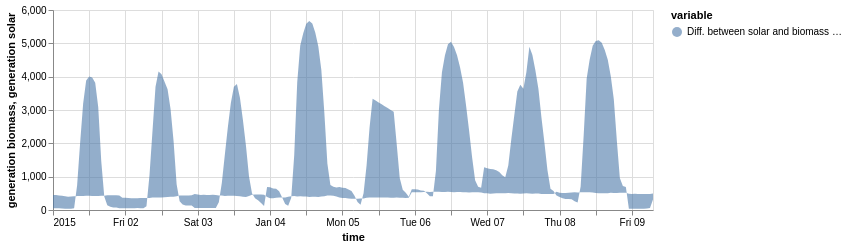

This figure's notebook cell:
### Code cell
# Then we plot it
on.Plot(ts_ci.head(200))\
    .add(on.marks.area, title='Diff. between solar and biomass generation')\
    .properties(width=600, height=200)\
    .show()

### Figure 1 — Vega specification as saved in the notebook (floating-point values rounded to 4 significant figures; data arrays with more than 128 entries replaced by an {"elided": "..."} marker saying what was removed)
{"$schema": "https://vega.github.io/schema/vega/v5.json", "data": [{"name": "source_0", "values": {"elided": "200 records"}, "transform": [{"type": "formula", "expr": "toDate(datum['time'])", "as": "time"}]}, {"name": "source_0_color_domain_area", "values": [{"area": "Diff. between solar and biomass generation"}]}], "marks": [{"type": "group", "name": "layer_0_pathgroup", "from": {"facet": {"data": "source_0", "name": "faceted_path_layer_0_main", "groupby": ["area"]}}, "encode": {"update": {"height": {"field": {"signal": null, "datum": null, "group": "height", "parent": null}}, "width": {"field": {"signal": null, "datum": null, "group": "width", "parent": null}}}}, "marks": [{"type": "area", "name": "layer_0_marks", "from": {"data": "faceted_path_layer_0_main"}, "sort": {"field": "x"}, "encode": {"update": {"y": {"field": "generation biomass", "scale": "y"}, "defined": {"signal": "isValid(datum[\"time\"]) && isFinite(+datum[\"time\"]) && isValid(datum[\"generation biomass\"]) && isFinite(+datum[\"generation biomass\"])"}, "fill": {"field": "area", "scale": "color"}, "y2": {"field": "generation solar", "scale": "y"}, "opacity": {"value": 0.6}, "x": {"field": "time", "scale": "x"}, "orient": {"value": "vertical"}}}, "style": ["area"]}]}], "scales": [{"name": "x", "type": "time", "domain": {"data": "source_0", "field": "time"}, "range": [0, {"signal": "width"}]}, {"name": "y", "type": "linear", "domain": {"data": "source_0", "fields": ["generation biomass", "generation solar"]}, "range": [{"signal": "height"}, 0], "zero": true, "nice": true}, {"name": "color", "type": "ordinal", "domain": {"data": "source_0_color_domain_area", "field": "area", "sort": true}, "range": "category"}], "axes": [{"scale": "x", "domain": false, "zindex": 0, "ticks": false, "labels": false, "grid": true, "orient": "bottom", "maxExtent": 0, "minExtent": 0, "tickCount": {"signal": "ceil(width/40)"}, "gridScale": "y", "aria": false}, {"scale": "y", "grid": true, "domain": false, "ticks": false, "orient": "left", "maxExtent": 0, "gridScale": "x", "tickCount": {"signal": "ceil(height/40)"}, "minExtent": 0, "labels": false, "aria": false, "zindex": 0}, {"scale": "x", "zindex": 0, "grid": false, "labelFlush": true, "labelOverlap": true, "title": "time", "orient": "bottom", "tickCount": {"signal": "ceil(width/40)"}}, {"scale": "y", "zindex": 0, "title": "generation biomass, generation solar", "grid": false, "orient": "left", "labelOverlap": true, "tickCount": {"signal": "ceil(height/40)"}}], "legends": [{"title": "variable", "fill": "color", "symbolType": "circle", "encode": {"symbols": {"update": {"opacity": {"value": 0.6}}}}}], "background": "white", "padding": 5, "width": 600, "style": "cell", "height": 200}
